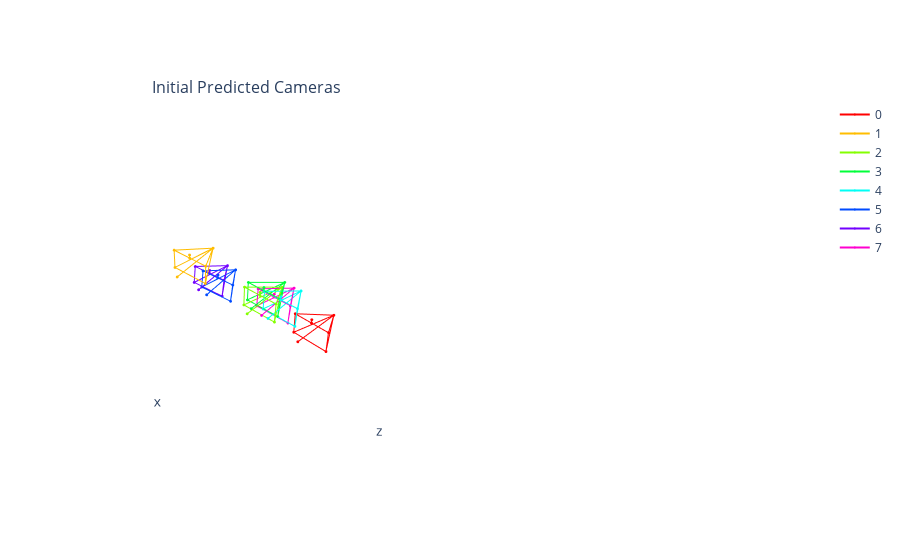
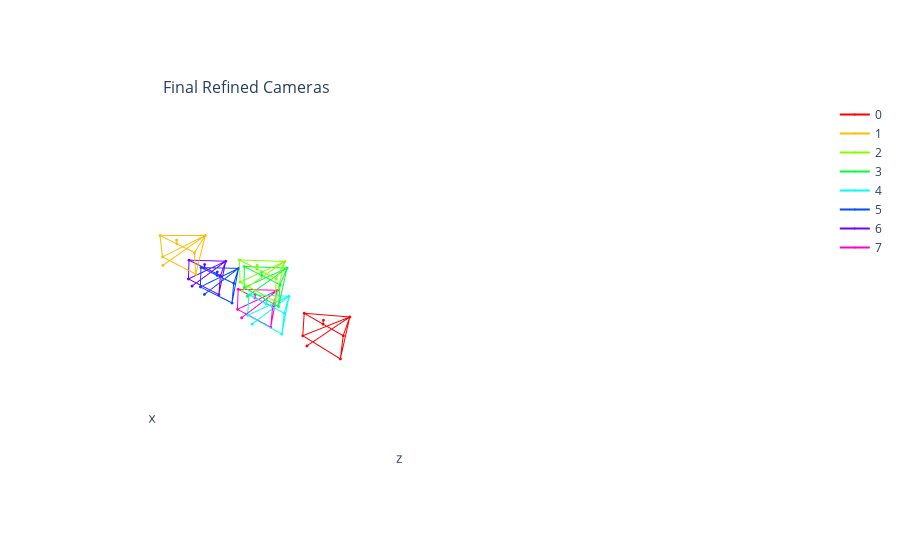

The cell these charts' notebook holds for them, in order:
### Code cell
# Quickly initialize a coarse set of poses using MST reasoning
batched_images, batched_crop_params = images.unsqueeze(0), crop_params.unsqueeze(0)

_, hypothesis = evaluate_mst(
    model=model,
    images=batched_images,
    crop_params=batched_crop_params,
)
R_pred = np.stack(hypothesis)


# Regress to optimal translation
with torch.no_grad():
    _, _, T_pred = model(
        images=batched_images,
        crop_params=batched_crop_params,
    )

# Construct cameras and visualize scene for quick solution
plotly_scene_visualization(R_pred, T_pred, "Initial Predicted Cameras")

# Search for optimal rotation via coordinate ascent.
# This should take less than 30 seconds.
print("Iteratively finetuning the initial MST solution.")
_, hypothesis = evaluate_coordinate_ascent(
    model=model,
    images=batched_images,
    crop_params=batched_crop_params,
)
R_final = np.stack(hypothesis)

# Construct cameras and visualize scene for best solution
plotly_scene_visualization(R_final, T_pred, "Final Refined Cameras")

# Visualize cropped and resized images
view_color_coded_images_from_tensor(images)

### Figure 1 — Plotly figure (JSON) as saved in the notebook; plotly's stock layout.template omitted (floating-point values rounded to 4 significant figures)
{"data": [{"line": {"color": "#ff0000"}, "marker": {"size": 1}, "name": "0", "scene": "scene", "type": "scatter3d", "x": [-0.03568, -0.005684, -0.005684, -0.005684, 0.02432, 0.02432, -0.03568, -0.03568, -0.005684, 0.02432, 0.02432, -0.005684, -0.03568, -0.005684, -0.005684], "y": [0.02734, 0.02734, 0.03484, 0.02734, 0.02734, -0.01766, -0.01766, 0.02734, 0.004843, 0.02734, -0.01766, 0.004843, -0.01766, 0.004843, 0.004843], "z": [-0.9387, -0.9387, -0.9387, -0.9387, -0.9387, -0.9387, -0.9387, -0.9387, -0.9987, -0.9387, -0.9387, -0.9987, -0.9387, -0.9987, -0.9087]}, {"line": {"color": "#ffbd00"}, "marker": {"size": 1}, "name": "1", "scene": "scene", "type": "scatter3d", "x": [-0.204, -0.1748, -0.1736, -0.1748, -0.1457, -0.1528, -0.2111, -0.204, -0.1889, -0.1457, -0.1528, -0.1889, -0.2111, -0.1889, -0.1731], "y": [0.1193, 0.1151, 0.1225, 0.1151, 0.1108, 0.06651, 0.07504, 0.1193, 0.099, 0.1108, 0.06651, 0.099, 0.07504, 0.099, 0.08989], "z": [-0.8502, -0.8558, -0.8553, -0.8558, -0.8614, -0.8648, -0.8535, -0.8502, -0.9162, -0.8614, -0.8648, -0.9162, -0.8535, -0.9162, -0.8281]}, {"line": {"color": "#84ff00"}, "marker": {"size": 1}, "name": "2", "scene": "scene", "type": "scatter3d", "x": [-0.1148, -0.08489, -0.08449, -0.08489, -0.05503, -0.05743, -0.1172, -0.1148, -0.09085, -0.05503, -0.05743, -0.09085, -0.1172, -0.09085, -0.08371], "y": [0.05447, 0.05292, 0.06041, 0.05292, 0.05137, 0.006449, 0.009544, 0.05447, 0.032, 0.05137, 0.006449, 0.032, 0.009544, 0.032, 0.02969], "z": [-0.9113, -0.9137, -0.9135, -0.9137, -0.9161, -0.9171, -0.9122, -0.9113, -0.974, -0.9161, -0.9171, -0.974, -0.9122, -0.974, -0.8843]}, {"line": {"color": "#00ff39"}, "marker": {"size": 1}, "name": "3", "scene": "scene", "type": "scatter3d", "x": [-0.1208, -0.09097, -0.09047, -0.09097, -0.06116, -0.06414, -0.1238, -0.1208, -0.09787, -0.06116, -0.06414, -0.09787, -0.1238, -0.09787, -0.08975], "y": [0.0528, 0.05089, 0.05838, 0.05089, 0.04898, 0.004099, 0.007919, 0.0528, 0.03039, 0.04898, 0.004099, 0.03039, 0.007919, 0.03039, 0.02748], "z": [-0.9263, -0.9291, -0.9289, -0.9291, -0.9319, -0.9331, -0.9275, -0.9263, -0.9894, -0.9319, -0.9331, -0.9894, -0.9275, -0.9894, -0.8998]}, {"line": {"color": "#00fff6"}, "marker": {"size": 1}, "name": "4", "scene": "scene", "type": "scatter3d", "x": [-0.08922, -0.0594, -0.05891, -0.0594, -0.02959, -0.03258, -0.0922, -0.08922, -0.06631, -0.02959, -0.03258, -0.06631, -0.0922, -0.06631, -0.05819], "y": [0.04991, 0.048, 0.05548, 0.048, 0.04609, 0.001207, 0.005027, 0.04991, 0.0275, 0.04609, 0.001207, 0.0275, 0.005027, 0.0275, 0.02459], "z": [-0.9292, -0.932, -0.9318, -0.932, -0.9347, -0.9359, -0.9304, -0.9292, -0.9923, -0.9347, -0.9359, -0.9923, -0.9304, -0.9923, -0.9027]}, {"line": {"color": "#004bff"}, "marker": {"size": 1}, "name": "5", "scene": "scene", "type": "scatter3d", "x": [-0.2134, -0.1844, -0.1834, -0.1844, -0.1553, -0.1611, -0.2192, -0.2134, -0.2001, -0.1553, -0.1611, -0.2001, -0.2192, -0.2001, -0.1808], "y": [0.03312, 0.02932, 0.03676, 0.02932, 0.02552, -0.01911, -0.01151, 0.03312, 0.008026, 0.02552, -0.01911, 0.008026, -0.01151, 0.008026, 0.006495], "z": [-0.9129, -0.9194, -0.9194, -0.9194, -0.9258, -0.9253, -0.9124, -0.9129, -0.9777, -0.9258, -0.9253, -0.9777, -0.9124, -0.9777, -0.8898]}, {"line": {"color": "#7200ff"}, "marker": {"size": 1}, "name": "6", "scene": "scene", "type": "scatter3d", "x": [-0.2372, -0.2082, -0.2072, -0.2082, -0.1791, -0.1849, -0.243, -0.2372, -0.2239, -0.1791, -0.1849, -0.2239, -0.243, -0.2239, -0.2046], "y": [0.02878, 0.02498, 0.03242, 0.02498, 0.02117, -0.02346, -0.01585, 0.02878, 0.003682, 0.02117, -0.02346, 0.003682, -0.01585, 0.003682, 0.002152], "z": [-0.916, -0.9224, -0.9225, -0.9224, -0.9288, -0.9284, -0.9155, -0.916, -0.9808, -0.9288, -0.9284, -0.9808, -0.9155, -0.9808, -0.8929]}, {"line": {"color": "#ff00cf"}, "marker": {"size": 1}, "name": "7", "scene": "scene", "type": "scatter3d", "x": [-0.1042, -0.07447, -0.07388, -0.07447, -0.04472, -0.04829, -0.1078, -0.1042, -0.08231, -0.04472, -0.04829, -0.08231, -0.1078, -0.08231, -0.07322], "y": [0.04525, 0.04298, 0.05045, 0.04298, 0.04071, -0.004128, 0.0004115, 0.04525, 0.0229, 0.04071, -0.004128, 0.0229, 0.0004115, 0.0229, 0.01939], "z": [-0.9312, -0.9343, -0.9341, -0.9343, -0.9374, -0.9388, -0.9326, -0.9312, -0.9946, -0.9374, -0.9388, -0.9946, -0.9326, -0.9946, -0.9052]}], "layout": {"annotations": [{"font": {"size": 16}, "showarrow": false, "text": "Initial Predicted Cameras", "x": 0.225, "xanchor": "center", "xref": "paper", "y": 1, "yanchor": "bottom", "yref": "paper"}], "autosize": true, "scene": {"aspectmode": "data", "aspectratio": {"x": 1.421, "y": 0.7757, "z": 0.9072}, "camera": {"center": {"x": 0, "y": 0, "z": 0}, "eye": {"x": 1.459, "y": 1.459, "z": 1.459}, "projection": {"type": "perspective"}, "up": {"x": -0.4082, "y": 0.8165, "z": -0.4082}}, "domain": {"x": [0, 0.45], "y": [0, 1]}, "xaxis": {"backgroundcolor": "#fff", "range": [-0.3005, 0.08432], "showaxeslabels": false, "showgrid": false, "showline": false, "showticklabels": false, "ticks": "", "type": "linear", "zeroline": false}, "yaxis": {"backgroundcolor": "#fff", "range": [-0.08016, 0.187], "showaxeslabels": false, "showgrid": false, "showline": false, "showticklabels": false, "ticks": "", "type": "linear", "zeroline": false}, "zaxis": {"backgroundcolor": "#fff", "range": [-1.039, -0.7787], "showaxeslabels": false, "showgrid": false, "showline": false, "showticklabels": false, "ticks": "", "type": "linear", "zeroline": false}}, "scene2": {"aspectmode": "data", "domain": {"x": [0.55, 1], "y": [0, 1]}}}}

### Figure 2 — Plotly figure (JSON) as saved in the notebook; plotly's stock layout.template omitted (floating-point values rounded to 4 significant figures)
{"data": [{"line": {"color": "#ff0000"}, "marker": {"size": 1}, "name": "0", "scene": "scene", "type": "scatter3d", "x": [0.004, 0.03396, 0.03372, 0.03396, 0.06391, 0.06535, 0.005432, 0.004, 0.03726, 0.06391, 0.06535, 0.03726, 0.005432, 0.03726, 0.03338], "y": [0.01641, 0.01737, 0.02487, 0.01737, 0.01834, -0.02663, -0.02857, 0.01641, -0.005737, 0.01834, -0.02663, -0.005737, -0.02857, -0.005737, -0.0048], "z": [-0.9397, -0.9384, -0.9385, -0.9384, -0.9371, -0.9366, -0.9391, -0.9397, -0.9981, -0.9371, -0.9366, -0.9981, -0.9391, -0.9981, -0.9081]}, {"line": {"color": "#ffbd00"}, "marker": {"size": 1}, "name": "1", "scene": "scene", "type": "scatter3d", "x": [-0.1802, -0.1507, -0.1499, -0.1507, -0.1212, -0.1259, -0.1849, -0.1802, -0.1618, -0.1212, -0.1259, -0.1618, -0.1849, -0.1618, -0.1487], "y": [0.1016, 0.09889, 0.1063, 0.09889, 0.09614, 0.05149, 0.057, 0.1016, 0.08161, 0.09614, 0.05149, 0.08161, 0.057, 0.08161, 0.07405], "z": [-0.8578, -0.8624, -0.8619, -0.8624, -0.867, -0.8701, -0.8609, -0.8578, -0.9231, -0.867, -0.8701, -0.9231, -0.8609, -0.9231, -0.8344]}, {"line": {"color": "#84ff00"}, "marker": {"size": 1}, "name": "2", "scene": "scene", "type": "scatter3d", "x": [-0.0852, -0.05525, -0.05501, -0.05525, -0.0253, -0.02675, -0.08665, -0.0852, -0.05876, -0.0253, -0.02675, -0.05876, -0.08665, -0.05876, -0.05458], "y": [0.07926, 0.07837, 0.08586, 0.07837, 0.07748, 0.03256, 0.03435, 0.07926, 0.05914, 0.07748, 0.03256, 0.05914, 0.03435, 0.05914, 0.0543], "z": [-0.9127, -0.9141, -0.9137, -0.9141, -0.9156, -0.9179, -0.9151, -0.9127, -0.9752, -0.9156, -0.9179, -0.9752, -0.9151, -0.9752, -0.8854]}, {"line": {"color": "#00ff39"}, "marker": {"size": 1}, "name": "3", "scene": "scene", "type": "scatter3d", "x": [-0.09221, -0.06229, -0.06199, -0.06229, -0.03236, -0.03413, -0.09398, -0.09221, -0.06671, -0.03236, -0.03413, -0.06671, -0.09398, -0.06671, -0.0614], "y": [0.05422, 0.0531, 0.06059, 0.0531, 0.05198, 0.007039, 0.009279, 0.05422, 0.03272, 0.05198, 0.007039, 0.03272, 0.009279, 0.03272, 0.02958], "z": [-0.9295, -0.9313, -0.9311, -0.9313, -0.9331, -0.9346, -0.931, -0.9295, -0.9919, -0.9331, -0.9346, -0.9919, -0.931, -0.9919, -0.9021]}, {"line": {"color": "#00fff6"}, "marker": {"size": 1}, "name": "4", "scene": "scene", "type": "scatter3d", "x": [-0.08486, -0.05497, -0.05479, -0.05497, -0.02509, -0.0262, -0.08596, -0.08486, -0.06061, -0.02509, -0.0262, -0.06061, -0.08596, -0.06061, -0.05298], "y": [7.91e-05, -0.0007138, 0.006782, -0.0007138, -0.001507, -0.04648, -0.0449, 7.91e-05, -0.02445, -0.001507, -0.04648, -0.02445, -0.0449, -0.02445, -0.02258], "z": [-0.9309, -0.9335, -0.9336, -0.9335, -0.936, -0.935, -0.9299, -0.9309, -0.9927, -0.936, -0.935, -0.9927, -0.9299, -0.9927, -0.9031]}, {"line": {"color": "#004bff"}, "marker": {"size": 1}, "name": "5", "scene": "scene", "type": "scatter3d", "x": [-0.1744, -0.145, -0.1444, -0.145, -0.1155, -0.119, -0.1779, -0.1744, -0.157, -0.1155, -0.119, -0.157, -0.1779, -0.157, -0.1416], "y": [0.009257, 0.006878, 0.01435, 0.006878, 0.004499, -0.04036, -0.0356, 0.009257, -0.01602, 0.004499, -0.04036, -0.01602, -0.0356, -0.01602, -0.01532], "z": [-0.9217, -0.9268, -0.927, -0.9268, -0.9319, -0.931, -0.9208, -0.9217, -0.9855, -0.9319, -0.931, -0.9855, -0.9208, -0.9855, -0.8968]}, {"line": {"color": "#7200ff"}, "marker": {"size": 1}, "name": "6", "scene": "scene", "type": "scatter3d", "x": [-0.2048, -0.1754, -0.1747, -0.1754, -0.1461, -0.1504, -0.2091, -0.2048, -0.1883, -0.1461, -0.1504, -0.1883, -0.2091, -0.1883, -0.1722], "y": [0.007278, 0.004336, 0.0118, 0.004336, 0.001394, -0.04339, -0.0375, 0.007278, -0.01833, 0.001394, -0.04339, -0.01833, -0.0375, -0.01833, -0.01792], "z": [-0.9242, -0.9295, -0.9297, -0.9295, -0.9349, -0.9339, -0.9232, -0.9242, -0.9881, -0.9349, -0.9339, -0.9881, -0.9232, -0.9881, -0.8995]}, {"line": {"color": "#ff00cf"}, "marker": {"size": 1}, "name": "7", "scene": "scene", "type": "scatter3d", "x": [-0.1067, -0.0769, -0.07668, -0.0769, -0.04707, -0.0484, -0.1081, -0.1067, -0.08376, -0.04707, -0.0484, -0.08376, -0.1081, -0.08376, -0.07447], "y": [-0.002816, -0.003742, 0.003754, -0.003742, -0.004668, -0.04964, -0.04779, -0.002816, -0.02694, -0.004668, -0.04964, -0.02694, -0.04779, -0.02694, -0.02588], "z": [-0.932, -0.9351, -0.9352, -0.9351, -0.9382, -0.9375, -0.9313, -0.932, -0.9944, -0.9382, -0.9375, -0.9944, -0.9313, -0.9944, -0.9049]}], "layout": {"annotations": [{"font": {"size": 16}, "showarrow": false, "text": "Final Refined Cameras", "x": 0.225, "xanchor": "center", "xref": "paper", "y": 1, "yanchor": "bottom", "yref": "paper"}], "autosize": true, "scene": {"aspectmode": "data", "aspectratio": {"x": 1.434, "y": 0.8151, "z": 0.8553}, "camera": {"up": {"x": 0, "y": 1, "z": 0}}, "domain": {"x": [0, 0.45], "y": [0, 1]}, "xaxis": {"backgroundcolor": "#fff", "range": [-0.2674, 0.1249], "showaxeslabels": false, "showgrid": false, "showline": false, "showticklabels": false, "ticks": "", "type": "linear", "zeroline": false}, "yaxis": {"backgroundcolor": "#fff", "range": [-0.1109, 0.1711], "showaxeslabels": false, "showgrid": false, "showline": false, "showticklabels": false, "ticks": "", "type": "linear", "zeroline": false}, "zaxis": {"backgroundcolor": "#fff", "range": [-1.038, -0.7847], "showaxeslabels": false, "showgrid": false, "showline": false, "showticklabels": false, "ticks": "", "type": "linear", "zeroline": false}}, "scene2": {"aspectmode": "data", "domain": {"x": [0.55, 1], "y": [0, 1]}}}}
